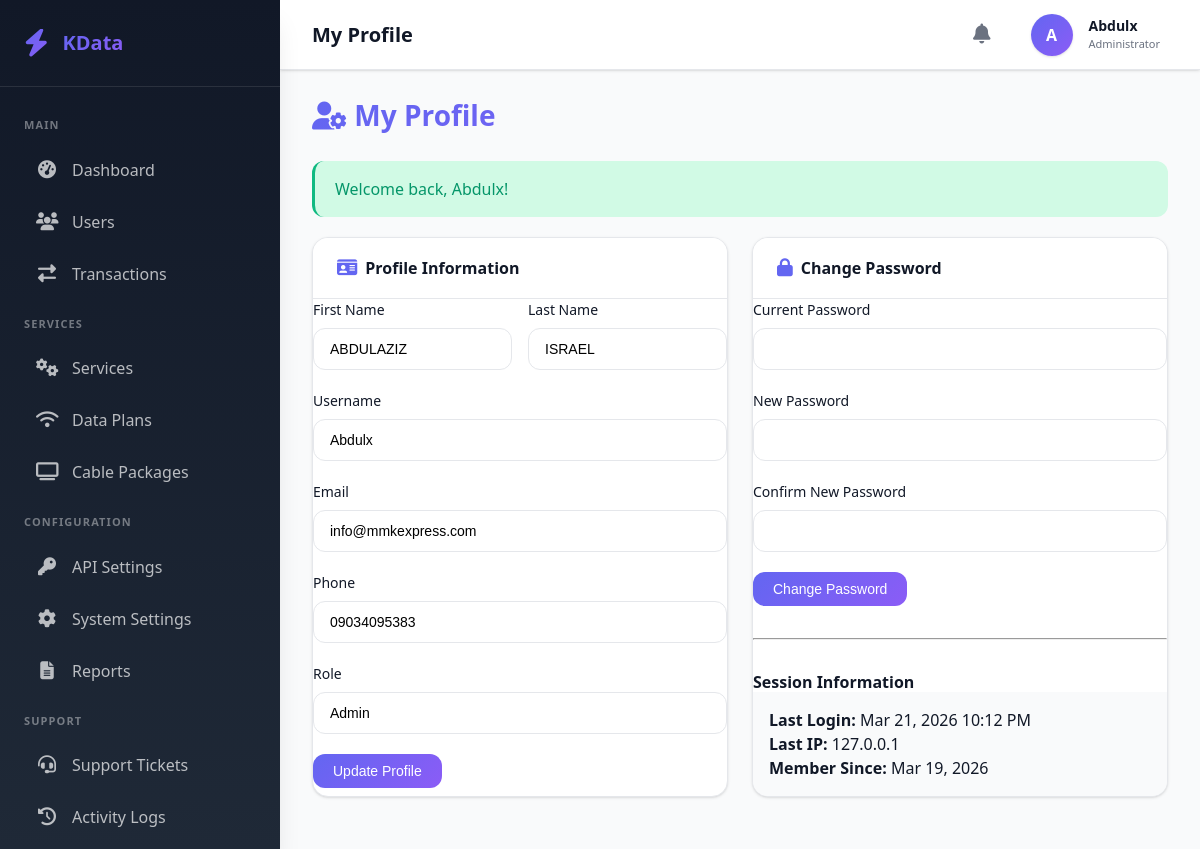
/admin/profile.php (signed in), run on the app's committed database.
### tables this page shows
CREATE TABLE `users` (
  `id` int(11) NOT NULL,
  `username` varchar(50) NOT NULL,
  `email` varchar(100) NOT NULL,
  `phone` varchar(15) NOT NULL,
  `password` varchar(255) NOT NULL,
  `first_name` varchar(50) DEFAULT NULL,
  `last_name` varchar(50) DEFAULT NULL,
  `address` text,
  `city` varchar(50) DEFAULT NULL,
  `state` varchar(50) DEFAULT NULL,
  `country` varchar(50) DEFAULT 'Nigeria',
  `wallet_balance` decimal(15,2) DEFAULT '0.00',
  `bonus_balance` decimal(15,2) DEFAULT '0.00',
  `referral_code` varchar(20) DEFAULT NULL,
  `referred_by` int(11) DEFAULT NULL,
  `email_verified` tinyint(1) DEFAULT '0',
  `phone_verified` tinyint(1) DEFAULT '0',
  `email_verified_at` datetime DEFAULT NULL,
  `phone_verified_at` datetime DEFAULT NULL,
  `two_factor_enabled` tinyint(1) DEFAULT '0',
  `two_factor_secret` varchar(255) DEFAULT NULL,
  `two_factor_backup_codes` text,
  `role` enum('user','admin','super_admin') DEFAULT 'user',
  `status` enum('active','suspended','banned','pending') DEFAULT 'pending',
  `last_login` datetime DEFAULT NULL,
  `last_ip` varchar(45) DEFAULT NULL,
  `login_attempts` int(11) DEFAULT '0',
  `locked_until` datetime DEFAULT NULL,
  `avatar` varchar(255) DEFAULT NULL,
  `created_at` timestamp NOT NULL DEFAULT CURRENT_TIMESTAMP,
  `updated_at` timestamp NOT NULL DEFAULT CURRENT_TIMESTAMP ON UPDATE CURRENT_TIMESTAMP,
  `deleted_at` timestamp NULL DEFAULT NULL,
  `reset_token` varchar(255) DEFAULT NULL,
  `reset_expires` datetime DEFAULT NULL
);

### includes/session.php (called while the page is built, shortened)
<?php
class Session {
    public static function getFlash($key) {
        if (isset($_SESSION['_flash'][$key])) {
            $message = $_SESSION['_flash'][$key];
            return $message;
        }
        return null;
    }
    public static function getSuccess() {
        return self::getFlash('success');
    }
    public static function userId() {
        return $_SESSION['user_id'] ?? 0;
    }
}

### admin/profile.php (the view, shortened to what this page needs)
<?php
require_once '../includes/session.php';
$db = db();
$adminId = Session::userId();
$stmt = $db->prepare("SELECT * FROM users WHERE id = ?");
$stmt->bind_param("i", $adminId);
$stmt->execute();
$admin = $stmt->get_result()->fetch_assoc();
include 'admin_header.php';
?>
<div class="container-fluid">
    <div class="content-header">
        <h2><i class="fas fa-user-cog"></i> My Profile</h2>
    </div>
    <?php if ($success = Session::getSuccess()): ?>
        <div class="alert alert-success"><?php echo $success; ?></div>
    <?php endif; ?>
    <div style="display: grid; grid-template-columns: 1fr 1fr; gap: 1.5rem;">
        <div class="card">
            <div class="card-header">
                <h3><i class="fas fa-id-card"></i> Profile Information</h3>
            </div>
            <form method="POST">
                <div style="display: grid; grid-template-columns: repeat(2, 1fr); gap: 1rem;">
                    <div class="form-group">
                        <label>First Name</label>
                        <input type="text" name="first_name" class="form-control" value="<?php echo htmlspecialchars($admin['first_name']); ?>">
                    </div>
                    <div class="form-group">
                        <label>Last Name</label>
                        <input type="text" name="last_name" class="form-control" value="<?php echo htmlspecialchars($admin['last_name']); ?>">
                    </div>
                </div>
                <div class="form-group">
                    <label>Username</label>
                    <input type="text" class="form-control" value="<?php echo htmlspecialchars($admin['username']); ?>" readonly>
                </div>
                <div class="form-group">
                    <label>Email</label>
                    <input type="email" name="email" class="form-control" value="<?php echo htmlspecialchars($admin['email']); ?>" required>
                </div>
                <div class="form-group">
                    <label>Phone</label>
                    <input type="text" name="phone" class="form-control" value="<?php echo htmlspecialchars($admin['phone']); ?>" required>
                </div>
                <div class="form-group">
                    <label>Role</label>
                    <input type="text" class="form-control" value="<?php echo ucfirst($admin['role']); ?>" readonly>
                </div>
                <button type="submit" class="btn btn-primary">Update Profile</button>
            </form>
        </div>
        <div class="card">
            <div class="card-header">
                <h3><i class="fas fa-lock"></i> Change Password</h3>
            </div>
            <form method="POST">
                <div class="form-group">
                    <label>Current Password</label>
                    <input type="password" name="current_password" class="form-control" required>
                </div>
                <div class="form-group">
                    <label>New Password</label>
                    <input type="password" name="new_password" class="form-control" required>
                </div>
                <div class="form-group">
                    <label>Confirm New Password</label>
                    <input type="password" name="confirm_password" class="form-control" required>
                </div>
                <button type="submit" class="btn btn-primary">Change Password</button>
            </form>
            <hr style="margin: 2rem 0;">
            <h4>Session Information</h4>
            <div style="background: var(--light); padding: 1rem; border-radius: var(--radius);">
                <p><strong>Last Login:</strong> <?php echo $admin['last_login'] ? date('M d, Y h:i A', strtotime($admin['last_login'])) : 'Never'; ?></p>
                <p><strong>Last IP:</strong> <?php echo $admin['last_ip'] ?? 'N/A'; ?></p>
                <p><strong>Member Since:</strong> <?php echo date('M d, Y', strtotime($admin['created_at'])); ?></p>
            </div>
        </div>
    </div>
</div>
<?php include 'admin_footer.php'; ?>

### admin/admin_header.php (style rules this page uses)
* { margin: 0; padding: 0; box-sizing: border-box; -webkit-tap-highlight-color: transparent; }
:root { --primary: #6366f1; --primary-dark: #4f46e5; --primary-light: #818cf8; --primary-soft: #eef2ff; --secondary: #8b5cf6; --secondary-dark: #7c3aed; --secondary-light: #a78bfa; --success: #10b981; --success-dark: #059669; --success-light: #d1fae5; --danger: #ef4444; --danger-dark: #dc2626; --danger-light: #fee2e2; --warning: #f59e0b; --warning-dark: #d97706; --warning-light: #fef3c7; --info: #3b82f6; --info-dark: #2563eb; --info-light: #dbeafe; --dark: #111827; --dark-soft: #1f2937; --gray-dark: #374151; --gray: #6b7280; --gray-light: #9ca3af; --gray-soft: #e5e7eb; --light: #f9fafb; --white: #ffffff; --gradient-primary: linear-gradient(135deg, var(--primary), var(--secondary)); --gradient-dark: linear-gradient(180deg, var(--dark), var(--dark-soft)); --shadow-xs: 0 1px 2px 0 rgba(0, 0, 0, 0.05); --shadow-sm: 0 1px 3px 0 rgba(0, 0, 0, 0.1), 0 1px 2px -1px rgba(0, 0, 0, 0.1); --shadow-md: 0 4px 6px -1px rgba(0, 0, 0, 0.1), 0 2px 4px -2px rgba(0, 0, 0, 0.1); --shadow-lg: 0 10px 15px -3px rgba(0, 0, 0, 0.1), 0 4px 6px -4px rgba(0, 0, 0, 0.1); --shadow-xl: 0 20px 25px -5px rgba(0, 0, 0, 0.1), 0 8px 10px -6px rgba(0, 0, 0, 0.1); --radius-xs: 0.25rem; --radius-sm: 0.5rem; --radius-md: 0.75rem; --radius-lg: 1rem; --radius-xl: 1.5rem; --radius-full: 9999px; --sidebar-width: 280px; --header-height: 70px; --content-max-width: 1600px; --transition-fast: 150ms cubic-bezier(0.4, 0, 0.2, 1); --transition-base: 250ms cubic-bezier(0.4, 0, 0.2, 1); --transition-slow: 350ms cubic-bezier(0.4, 0, 0.2, 1); }
body { font-family: system-ui, -apple-system, 'Segoe UI', 'Roboto', 'Helvetica Neue', sans-serif; background: var(--light); color: var(--dark); line-height: 1.5; overflow-x: hidden; }
h1, h2, h3, h4, h5, h6 { font-weight: 600; line-height: 1.25; }
.container-fluid { padding: 1.75rem 2rem; max-width: var(--content-max-width); margin: 0 auto; }
.content-header { margin-bottom: 1.75rem; }
.content-header h2 { font-size: 1.75rem; font-weight: 700; margin-bottom: 0.375rem; background: var(--gradient-primary); -webkit-background-clip: text; background-clip: text; color: transparent; }
.card { background: var(--white); border-radius: var(--radius-lg); box-shadow: var(--shadow-sm); margin-bottom: 1.5rem; overflow: hidden; transition: all var(--transition-base); border: 1px solid var(--gray-soft); }
.card-header { display: flex; align-items: center; justify-content: space-between; padding: 1.25rem 1.5rem; border-bottom: 1px solid var(--gray-soft); background: var(--white); }
.card-header h3 { font-size: 1rem; font-weight: 600; display: flex; align-items: center; gap: 0.5rem; }
.card-header h3 i { color: var(--primary); font-size: 1.125rem; }
.btn { display: inline-flex; align-items: center; justify-content: center; gap: 0.5rem; padding: 0.625rem 1.25rem; border-radius: var(--radius-md); font-size: 0.875rem; font-weight: 500; cursor: pointer; border: none; text-decoration: none; transition: all var(--transition-fast); line-height: 1; }
.btn-primary { background: var(--gradient-primary); color: var(--white); }
.form-group { margin-bottom: 1.25rem; }
.form-group label { display: block; margin-bottom: 0.5rem; font-weight: 500; font-size: 0.875rem; color: var(--dark); }
.form-control { width: 100%; padding: 0.75rem 1rem; border: 1px solid var(--gray-soft); border-radius: var(--radius-md); font-size: 0.875rem; transition: all var(--transition-fast); background: var(--white); }
.alert { padding: 1rem 1.25rem; border-radius: var(--radius-md); margin-bottom: 1.25rem; display: flex; align-items: center; gap: 0.75rem; }
.alert-success { background: var(--success-light); color: var(--success-dark); border-left: 3px solid var(--success); }

### data on the page
users: first_name "ABDULAZIZ", last_name "ISRAEL", username "Abdulx", email "info@mmkexpress.com", phone "09034095383", role "Admin", last_login "Mar 21, 2026 10:12 PM", last_ip "127.0.0.1", created_at "Mar 19, 2026"

### other printed values
$pageTitle "My Profile"
$adminInitial "A"
$adminUsername "Abdulx"
$success "Welcome back, Abdulx!"
